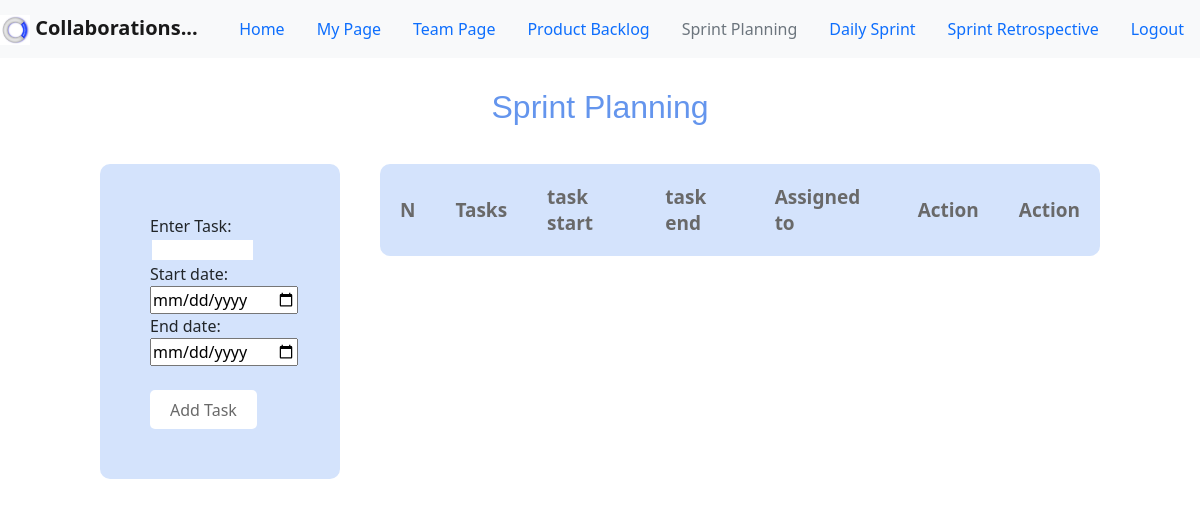
The page /try.php on the database as committed earlier.
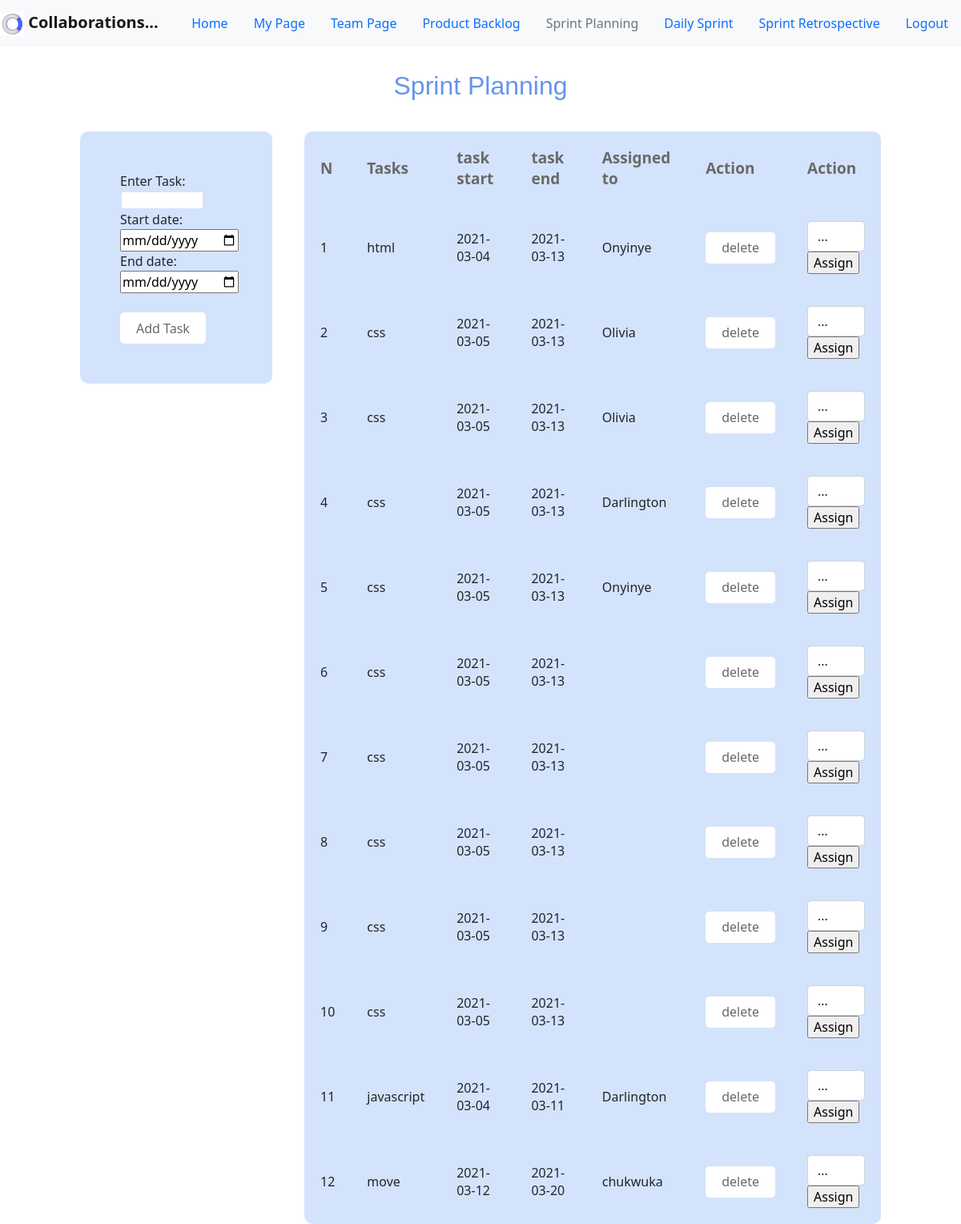
The same page on the database as committed later.
### tables this page shows
CREATE TABLE `tasks` (
  `id` int(11) NOT NULL,
  `task` varchar(225) NOT NULL,
  `task_start` date NOT NULL,
  `task_end` date NOT NULL,
  `is_completed` enum('yes','no','maybe') DEFAULT NULL,
  `assigned_to` int(11) DEFAULT NULL
);

CREATE TABLE `team_users` (
  `ID` int(11) NOT NULL,
  `FirstName` varchar(225) NOT NULL,
  `LastName` varchar(225) NOT NULL,
  `email_address` varchar(225) NOT NULL,
  `password` varchar(225) NOT NULL,
  `team_name` varchar(225) NOT NULL
);

### try.php (the view, shortened to what this page needs)
<?PHP
include("dbconnect.php");
?>
<!DOCTYPE html>
<html lang="en">
<head>
    <link rel="stylesheet" href="pBacklog.css">
    <link rel="stylesheet" href="task_style.css">
    <link href="https://cdn.jsdelivr.net/npm/bootstrap@5.0.0-beta1/dist/css/bootstrap.min.css" rel="stylesheet">
</head>
<header>
    <nav class="navbar navbar-light bg-light">
        <a class="navbar-brand" href="#">
            <img src="assets/collabo_logo.jpeg" width="30" height="30" class="d-inline-block align-center" alt="collaborations logo"><b class="logoName">
                Collaborations...</b></a>
        <ul class="nav justify-content-center">
            <li class="nav-item">
                <a class="nav-link active" href="home.php">Home</a>
            </li>
            <li class="nav-item">
                <a class="nav-link" href="userPage.php">My Page</a>
            </li>
            <li class="nav-item">
                <a class="nav-link" href="team_page.php">Team Page</a>
            </li>
            <li class="nav-item">
                <a class="nav-link" href="pBacklog.php">Product Backlog</a>
            </li>
            <li class="nav-item">
                <a class="nav-link disabled" href="try.php">Sprint Planning</a>
            </li>
            <li class="nav-item">
                <a class="nav-link" href="">Daily Sprint</a>
            </li>
            <li class="nav-item">
                <a class="nav-link" href="Chat.php">Sprint Retrospective</a>
            </li>
            <li class="nav-item">
                <a class="nav-link" href="login.php">Logout</a>
            </li>
        </ul>
    </nav>
</header>
<body>
<h2>Sprint Planning</h2>
<div>
    <form method="post" id="task">
        <label for="task">Enter Task:</label><br>
        <input type="text" id="task_input" name="task"><br>
        <label for="start">Start date:</label><br>
        <input type="date" id="start" name="task_start" value="" placeholder="dd-mm-yyyy"min="2021-01-01" max=""><br>
        <label for="end">End date:</label><br>
        <input type="date" id="end" name="task_end" value="" placeholder="dd-mm-yyyy" min="2021-01-01" max=""><br>
        <br>
        <button type="submit" name="submit" id="add_btn" >Add Task</button><br>
    </form>
</div>
<main>
    <table>
        <thead>
        <tr>
            <th>N</th>
            <th>Tasks</th>
            <th>task start</th>
            <th>task end</th>
            <th>Assigned to</th>
            <th>Action</th>
            <th>Action</th>
        </tr>
        </thead>
        <body>
        <?php
        $tasks = mysqli_query($db, "SELECT * FROM tasks");
        $i = 1;while ($row = mysqli_fetch_array($tasks)) { ?>
            <tr>
                <td> <?php echo $i; ?> </td>
                <td > <?php echo $row['task']; ?> </td>
                <td > <?php echo $row['task_start']; ?> </td>
                <td > <?php echo $row['task_end']; ?> </td>
                <td >
                    <?php
                  $assignedto = $row['assigned_to'];
                    $try = $db->query("SELECT FirstName FROM team_users WHERE ID = '$assignedto'");
                    $row2 = mysqli_fetch_array($try);
                    echo $row2['FirstName'];
                     ?></td>
                <td>
                    <form method="POST">
                        <input type="submit" id="delete" name="delete" value="delete" >
                    </form>
                </td>
                <td>
                    <form method="POST">
                        <select name="to_user" class="form-control">
                            <option selected disabled >...</option>;
                        </select>
                        <input type="submit" name="assign" id="assign" value="Assign">
                        <?php $i++;
                        }
                        ?>
                    </form>
                </td>
            </tr>
        </body>
    </table>
</main>
</body>
</html>

### task_style.css (style rules this page uses)
#task { width: 20%; margin-left: 100px; margin-right: 30px; border-radius: 10px; float: left; background: #d4e3fc; border: 1px dimgrey; padding:50px; }
#task_input { width: 75%; height: 15px; padding: 10px; border: 2px solid #d4e3fc; }
#add_btn { height: 39px; background: white; color: dimgrey; border: 2px dimgrey; border-radius: 5px; padding: 5px 20px; }
table { width: 60%; margin-right: 100px; border: 5px dimgrey; border-collapse: collapse; padding: 20px; float: right; background-color: #d4e3fc; border-radius: 10px; table-border-color-dark: dimgrey; }
th,td { border-collapse: collapse; padding:20px; text-align: left; border: 1px dimgrey; border-collapse: collapse; height: 30px; line-height: normal; }
tr { border-bottom: 1px dimgrey; height: 20px; padding: 20px; }
th { font-size: 19px; color: dimgrey; }
h2 { color: cornflowerblue; font-family: arial; font-size: large; text-align: center; padding-top: 30px; padding-bottom: 30px; }
#delete { height: 39px; background: white; color: dimgrey; border: 2px dimgrey; border-radius: 5px; padding: 5px 20px; }

Rows that differ between the two databases and show on the page:
added tasks: task "html", task_start "2021-03-04", task_end "2021-03-13", assigned_to.FirstName "Onyinye"
added tasks: task "css", task_start "2021-03-05", task_end "2021-03-13", assigned_to.FirstName "Olivia"
added tasks: task "css", task_start "2021-03-05", task_end "2021-03-13", assigned_to.FirstName "Olivia"
added tasks: task "css", task_start "2021-03-05", task_end "2021-03-13", assigned_to.FirstName "Darlington"
added tasks: task "css", task_start "2021-03-05", task_end "2021-03-13", assigned_to.FirstName "Onyinye"
added tasks: task "css", task_start "2021-03-05", task_end "2021-03-13"
added tasks: task "css", task_start "2021-03-05", task_end "2021-03-13"
added tasks: task "css", task_start "2021-03-05", task_end "2021-03-13"
added tasks: task "css", task_start "2021-03-05", task_end "2021-03-13"
added tasks: task "css", task_start "2021-03-05", task_end "2021-03-13"
added tasks: task "javascript", task_start "2021-03-04", task_end "2021-03-11", assigned_to.FirstName "Darlington"
added tasks: task "move", task_start "2021-03-12", task_end "2021-03-20", assigned_to.FirstName "chukwuka"
